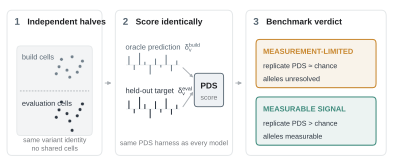

Python code for this plot:
"""Fig. 5a — an independent replicate calibrates benchmark resolution."""
from __future__ import annotations

W_MM, H_MM = 100.0, 42.0

import numpy as np

import fig5_common as S

PROFILE_1 = [1.4, -0.8, 1.9, 0.5, -1.5, 1.0, -0.4, 1.6, -1.0, 0.7]
PROFILE_2 = [1.2, -0.6, 1.7, 0.7, -1.3, 1.1, -0.5, 1.5, -0.8, 0.6]
LOW_RES = "#C8872F"
HIGH_RES = "#3F8B7D"


def _cell_cloud(ax, x0, x1, y0, y1, color, phase):
    u = np.array([0.08, 0.23, 0.39, 0.54, 0.69, 0.84, 0.16, 0.47, 0.77])
    v = np.array([0.24, 0.73, 0.36, 0.82, 0.29, 0.67, 0.48, 0.12, 0.49])
    v = np.mod(v + phase, 1.0)
    ax.scatter(
        x0 + u * (x1 - x0),
        y0 + v * (y1 - y0),
        s=6.2,
        color=color,
        edgecolor="white",
        linewidths=0.25,
        zorder=4,
    )


def _step_label(ax, x, number, text):
    ax.text(x, 39.7, number, fontsize=7.1, fontweight="bold", color=S.SLATE,
            ha="left", va="center")
    ax.text(x + 3.3, 39.7, text, fontsize=6.1, fontweight="bold",
            ha="left", va="center")


def main() -> None:
    S.apply_style()
    fig = S.figure(W_MM, H_MM)
    ax = fig.add_axes([0, 0, 1, 1])
    ax.set_xlim(0, 100)
    # Cards span y 11.0 to 42.3; the old 0-52 range came from the panel's
    # original 52 mm height and left an eighth of the canvas empty at the
    # bottom while flattening the cards.
    ax.set_ylim(9.0, 44.5)
    ax.axis("off")


    cards = [
        (1.5, 11.0, 24.3, 31.3),
        (29.2, 11.0, 30.0, 31.3),
        (62.6, 11.0, 35.9, 31.3),
    ]
    for x, y, w, h in cards:
        S.rounded_box(ax, x, y, w, h, edge=S.LIGHT_GREY, face="white",
                      lw=0.7, radius=1.25)
    S.arrow(ax, (26.6, 26.6), (28.2, 26.6), color=S.MID_GREY)
    S.arrow(ax, (60.0, 26.6), (61.6, 26.6), color=S.MID_GREY)

    # 1 — two independent cell samples, linked only by variant identity.
    _step_label(ax, 3.4, "1", "Independent halves")
    S.rounded_box(ax, 4.0, 15.3, 19.3, 19.3, edge=S.LIGHT_GREY,
                  face=S.PALE_GREY, radius=0.9)
    ax.plot([4.8, 22.5], [24.9, 24.9], color=S.MID_GREY, lw=0.55,
            ls=(0, (2.2, 1.7)))
    ax.text(5.3, 32.1, "build cells", fontsize=5.3, color=S.SLATE,
            va="center")
    ax.text(5.3, 22.1, "evaluation cells", fontsize=5.3,
            color=S.DARK_SLATE, va="center")
    _cell_cloud(ax, 13.4, 22.2, 27.1, 33.4, S.MID_SLATE, 0.0)
    _cell_cloud(ax, 13.4, 22.2, 16.4, 23.1, S.DARK_SLATE, 0.18)
    ax.text(13.7, 13.4, "same variant identity\nno shared cells",
            fontsize=5.0, color=S.GREY, ha="center", va="center",
            linespacing=1.2)

    # 2 — both measurements enter the same evaluation harness in different roles.
    _step_label(ax, 31.1, "2", "Score identically")
    ax.text(31.8, 34.2, r"oracle prediction  $\delta_v^{build}$",
            fontsize=5.45, color=S.SLATE, va="center")
    S.mini_profile(ax, 32.0, 45.6, 30.5, PROFILE_1, color=S.MID_SLATE,
                   amplitude=2.6, lw=0.75)
    ax.text(31.8, 24.8, r"held-out target  $\delta_v^{eval}$",
            fontsize=5.45, color=S.DARK_SLATE, va="center")
    S.mini_profile(ax, 32.0, 45.6, 21.0, PROFILE_2, color=S.DARK_SLATE,
                   amplitude=2.6, lw=0.75)
    S.arrow(ax, (46.5, 29.9), (49.1, 27.8), color=S.MID_GREY, mutation=4.2)
    S.arrow(ax, (46.5, 21.5), (49.1, 24.7), color=S.MID_GREY, mutation=4.2)
    S.rounded_box(ax, 49.4, 21.5, 7.5, 7.2, edge=S.SLATE, face="#EEF1F4",
                  lw=0.65, radius=0.75)
    ax.text(53.15, 25.9, "PDS", fontsize=6.0, fontweight="bold",
            ha="center", va="center")
    ax.text(53.15, 23.4, "score", fontsize=5.0, color=S.GREY,
            ha="center", va="center")
    ax.text(44.2, 13.2, "same PDS harness as every model",
            fontsize=5.0, color=S.GREY, ha="center")

    # 3 — make the interpretive verdict visually explicit.
    _step_label(ax, 64.5, "3", "Benchmark verdict")
    # Verdict name on its own line above the condition, not in a right-hand
    # badge: the box is 30.7 units wide and the condition alone needs 24 of
    # them, so side by side the two always collided.
    S.rounded_box(ax, 65.2, 25.6, 30.7, 10.4, edge=LOW_RES,
                  face=S.mix("white", LOW_RES, 0.10), lw=0.75, radius=0.9)
    ax.text(67.0, 33.3, "MEASUREMENT-LIMITED", fontsize=5.4,
            fontweight="bold", color=LOW_RES, ha="left", va="center")
    ax.text(67.0, 30.2, "replicate PDS \u2248 chance", fontsize=5.15,
            color=S.DARK_SLATE, ha="left", va="center")
    ax.text(67.0, 27.4, "alleles unresolved", fontsize=5.15,
            color=S.DARK_SLATE, ha="left", va="center")

    S.rounded_box(ax, 65.2, 13.2, 30.7, 10.4, edge=HIGH_RES,
                  face=S.mix("white", HIGH_RES, 0.10), lw=0.75, radius=0.9)
    ax.text(67.0, 20.9, "MEASURABLE SIGNAL", fontsize=5.4,
            fontweight="bold", color=HIGH_RES, ha="left", va="center")
    ax.text(67.0, 17.8, "replicate PDS > chance", fontsize=5.15,
            color=S.DARK_SLATE, ha="left", va="center")
    ax.text(67.0, 15.0, "alleles measurable", fontsize=5.15,
            color=S.DARK_SLATE, ha="left", va="center")

    S.save(fig, "fig5a_replicate_ceiling")


if __name__ == "__main__":
    main()
